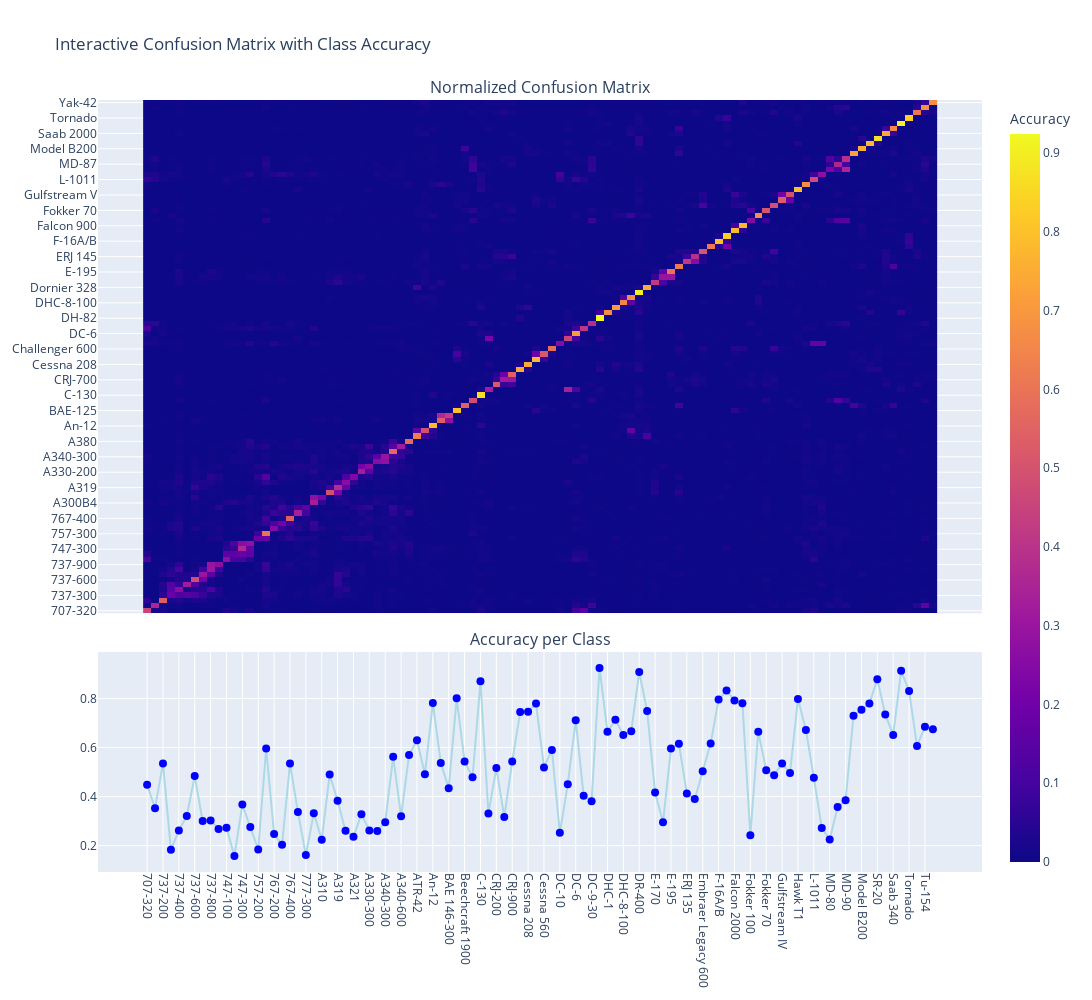

This figure's notebook cell:
### Code cell
# Create heatmap using Plotly
heatmap = go.Heatmap(
    z=cm_normalized,
    x=class_names,
    y=class_names,
    colorscale='Plasma',
    colorbar=dict(title='Accuracy'),
    hovertemplate='Actual: %{y}<br>Predicted: %{x}<br>Accuracy: %{z:.2%}<extra></extra>'
)

# Create scatter plot (lollipop style) for class accuracy
scatter = go.Scatter(
    x=class_names,
    y=class_accuracy,
    mode='markers+lines',
    marker=dict(size=8, color='blue'),
    line=dict(color='lightblue'),
    name='Class Accuracy',
    hovertemplate='Class: %{x}<br>Accuracy: %{y:.2%}<extra></extra>'
)

# Create subplots with corrected keyword 'shared_xaxes'
fig = sub.make_subplots(
    rows=2, cols=1,
    row_heights=[0.7, 0.3],
    shared_xaxes=True,
    vertical_spacing=0.05,
    subplot_titles=("Normalized Confusion Matrix", "Accuracy per Class")
)

fig.add_trace(heatmap, row=1, col=1)
fig.add_trace(scatter, row=2, col=1)

fig.update_layout(
    height=1000,
    width=1200,
    title_text="Interactive Confusion Matrix with Class Accuracy",
    xaxis2=dict(tickangle=90),
    margin=dict(t=100)
)

fig.write_html("interactive_confusion_matrix.html")
print("Interactive confusion matrix with class accuracy saved as 'interactive_confusion_matrix.html'.")
fig.show()

### Figure 1 — Plotly figure (JSON) as saved in the notebook; plotly's stock layout.template omitted (floating-point values rounded to 4 significant figures; data arrays with more than 128 entries replaced by an {"elided": "..."} marker saying what was removed)
{"data": [{"colorbar": {"title": {"text": "Accuracy"}}, "colorscale": [[0, "#0d0887"], [0.1111, "#46039f"], [0.2222, "#7201a8"], [0.3333, "#9c179e"], [0.4444, "#bd3786"], [0.5556, "#d8576b"], [0.6667, "#ed7953"], [0.7778, "#fb9f3a"], [0.8889, "#fdca26"], [1, "#f0f921"]], "hovertemplate": "Actual: %{y}<br>Predicted: %{x}<br>Accuracy: %{z:.2%}<extra></extra>", "type": "heatmap", "x": ["707-320", "727-200", "737-200", "737-300", "737-400", "737-500", "737-600", "737-700", "737-800", "737-900", "747-100", "747-200", "747-300", "747-400", "757-200", "757-300", "767-200", "767-300", "767-400", "777-200", "777-300", "A300B4", "A310", "A318", "A319", "A320", "A321", "A330-200", "A330-300", "A340-200", "A340-300", "A340-500", "A340-600", "A380", "ATR-42", "ATR-72", "An-12", "BAE 146-200", "BAE 146-300", "BAE-125", "Beechcraft 1900", "Boeing 717", "C-130", "C-47", "CRJ-200", "CRJ-700", "CRJ-900", "Cessna 172", "Cessna 208", "Cessna 525", "Cessna 560", "Challenger 600", "DC-10", "DC-3", "DC-6", "DC-8", "DC-9-30", "DH-82", "DHC-1", "DHC-6", "DHC-8-100", "DHC-8-300", "DR-400", "Dornier 328", "E-170", "E-190", "E-195", "EMB-120", "ERJ 135", "ERJ 145", "Embraer Legacy 600", "Eurofighter Typhoon", "F-16A/B", "F/A-18", "Falcon 2000", "Falcon 900", "Fokker 100", "Fokker 50", "Fokker 70", "Global Express", "Gulfstream IV", "Gulfstream V", "Hawk T1", "Il-76", "L-1011", "MD-11", "MD-80", "MD-87", "MD-90", "Metroliner", "Model B200", "PA-28", "SR-20", "Saab 2000", "Saab 340", "Spitfire", "Tornado", "Tu-134", "Tu-154", "Yak-42"], "xaxis": "x", "y": ["707-320", "727-200", "737-200", "737-300", "737-400", "737-500", "737-600", "737-700", "737-800", "737-900", "747-100", "747-200", "747-300", "747-400", "757-200", "757-300", "767-200", "767-300", "767-400", "777-200", "777-300", "A300B4", "A310", "A318", "A319", "A320", "A321", "A330-200", "A330-300", "A340-200", "A340-300", "A340-500", "A340-600", "A380", "ATR-42", "ATR-72", "An-12", "BAE 146-200", "BAE 146-300", "BAE-125", "Beechcraft 1900", "Boeing 717", "C-130", "C-47", "CRJ-200", "CRJ-700", "CRJ-900", "Cessna 172", "Cessna 208", "Cessna 525", "Cessna 560", "Challenger 600", "DC-10", "DC-3", "DC-6", "DC-8", "DC-9-30", "DH-82", "DHC-1", "DHC-6", "DHC-8-100", "DHC-8-300", "DR-400", "Dornier 328", "E-170", "E-190", "E-195", "EMB-120", "ERJ 135", "ERJ 145", "Embraer Legacy 600", "Eurofighter Typhoon", "F-16A/B", "F/A-18", "Falcon 2000", "Falcon 900", "Fokker 100", "Fokker 50", "Fokker 70", "Global Express", "Gulfstream IV", "Gulfstream V", "Hawk T1", "Il-76", "L-1011", "MD-11", "MD-80", "MD-87", "MD-90", "Metroliner", "Model B200", "PA-28", "SR-20", "Saab 2000", "Saab 340", "Spitfire", "Tornado", "Tu-134", "Tu-154", "Yak-42"], "yaxis": "y", "z": {"elided": "100x100 float values"}}, {"hovertemplate": "Class: %{x}<br>Accuracy: %{y:.2%}<extra></extra>", "line": {"color": "lightblue"}, "marker": {"color": "blue", "size": 8}, "mode": "markers+lines", "name": "Class Accuracy", "type": "scatter", "x": ["707-320", "727-200", "737-200", "737-300", "737-400", "737-500", "737-600", "737-700", "737-800", "737-900", "747-100", "747-200", "747-300", "747-400", "757-200", "757-300", "767-200", "767-300", "767-400", "777-200", "777-300", "A300B4", "A310", "A318", "A319", "A320", "A321", "A330-200", "A330-300", "A340-200", "A340-300", "A340-500", "A340-600", "A380", "ATR-42", "ATR-72", "An-12", "BAE 146-200", "BAE 146-300", "BAE-125", "Beechcraft 1900", "Boeing 717", "C-130", "C-47", "CRJ-200", "CRJ-700", "CRJ-900", "Cessna 172", "Cessna 208", "Cessna 525", "Cessna 560", "Challenger 600", "DC-10", "DC-3", "DC-6", "DC-8", "DC-9-30", "DH-82", "DHC-1", "DHC-6", "DHC-8-100", "DHC-8-300", "DR-400", "Dornier 328", "E-170", "E-190", "E-195", "EMB-120", "ERJ 135", "ERJ 145", "Embraer Legacy 600", "Eurofighter Typhoon", "F-16A/B", "F/A-18", "Falcon 2000", "Falcon 900", "Fokker 100", "Fokker 50", "Fokker 70", "Global Express", "Gulfstream IV", "Gulfstream V", "Hawk T1", "Il-76", "L-1011", "MD-11", "MD-80", "MD-87", "MD-90", "Metroliner", "Model B200", "PA-28", "SR-20", "Saab 2000", "Saab 340", "Spitfire", "Tornado", "Tu-134", "Tu-154", "Yak-42"], "xaxis": "x2", "y": [0.4482, 0.3529, 0.5354, 0.1831, 0.2623, 0.3207, 0.4836, 0.3002, 0.303, 0.2677, 0.2733, 0.1578, 0.3674, 0.2757, 0.1843, 0.596, 0.2475, 0.2033, 0.5354, 0.337, 0.1616, 0.3321, 0.2243, 0.4899, 0.3826, 0.261, 0.2361, 0.3283, 0.2623, 0.2601, 0.2955, 0.5625, 0.3194, 0.5694, 0.6299, 0.4912, 0.7816, 0.5368, 0.4343, 0.8005, 0.5429, 0.4785, 0.8699, 0.3309, 0.5164, 0.3169, 0.5429, 0.7449, 0.7462, 0.7794, 0.5189, 0.5896, 0.2525, 0.4508, 0.7109, 0.4032, 0.3813, 0.9242, 0.6642, 0.7134, 0.6515, 0.6667, 0.9078, 0.7487, 0.4167, 0.2955, 0.596, 0.6152, 0.4129, 0.3902, 0.5037, 0.6162, 0.7955, 0.8321, 0.7917, 0.7803, 0.2426, 0.6641, 0.5076, 0.4865, 0.5354, 0.4962, 0.7978, 0.6717, 0.4773, 0.2721, 0.2247, 0.3573, 0.3848, 0.7298, 0.7538, 0.7794, 0.8788, 0.7348, 0.6507, 0.9129, 0.8308, 0.6066, 0.6843, 0.6742], "yaxis": "y2"}], "layout": {"annotations": [{"font": {"size": 16}, "showarrow": false, "text": "Normalized Confusion Matrix", "x": 0.5, "xanchor": "center", "xref": "paper", "y": 1.0, "yanchor": "bottom", "yref": "paper"}, {"font": {"size": 16}, "showarrow": false, "text": "Accuracy per Class", "x": 0.5, "xanchor": "center", "xref": "paper", "y": 0.285, "yanchor": "bottom", "yref": "paper"}], "height": 1000, "margin": {"t": 100}, "title": {"text": "Interactive Confusion Matrix with Class Accuracy"}, "width": 1200, "xaxis": {"anchor": "y", "domain": [0, 1], "matches": "x2", "showticklabels": false}, "xaxis2": {"anchor": "y2", "domain": [0, 1], "tickangle": 90}, "yaxis": {"anchor": "x", "domain": [0.335, 1.0]}, "yaxis2": {"anchor": "x2", "domain": [0, 0.285]}}}
